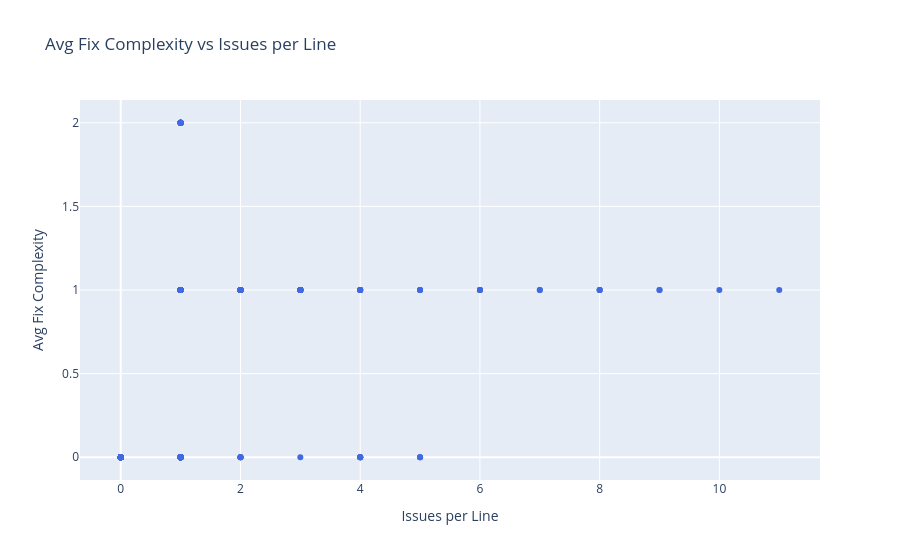

Notebook code for this chart:
### Markdown cell above
### Continous Features

### Code cell
fig = go.Figure(go.Scatter(
    x=rf_dataset_sim['issues_per_line'], y=rf_dataset_sim['avg_fix_complexity'],
    mode='markers',
    marker=dict(color='royalblue'),
    name='Fix Complexity vs Issues/Line'
))
fig.update_layout(title='Avg Fix Complexity vs Issues per Line', xaxis_title='Issues per Line', yaxis_title='Avg Fix Complexity')
fig.show()

### Figure 1 — Plotly figure (JSON) as saved in the notebook; plotly's stock layout.template omitted (floating-point values rounded to 4 significant figures; data arrays with more than 128 entries replaced by an {"elided": "..."} marker saying what was removed)
{"data": [{"marker": {"color": "royalblue"}, "mode": "markers", "name": "Fix Complexity vs Issues/Line", "type": "scatter", "x": {"elided": "1160 int values"}, "y": {"elided": "1160 float values"}}], "layout": {"autosize": true, "title": {"text": "Avg Fix Complexity vs Issues per Line"}, "xaxis": {"autorange": true, "range": [-0.6566, 11.66], "title": {"text": "Issues per Line"}, "type": "linear"}, "yaxis": {"autorange": true, "range": [-0.161, 2.161], "title": {"text": "Avg Fix Complexity"}, "type": "linear"}}}
